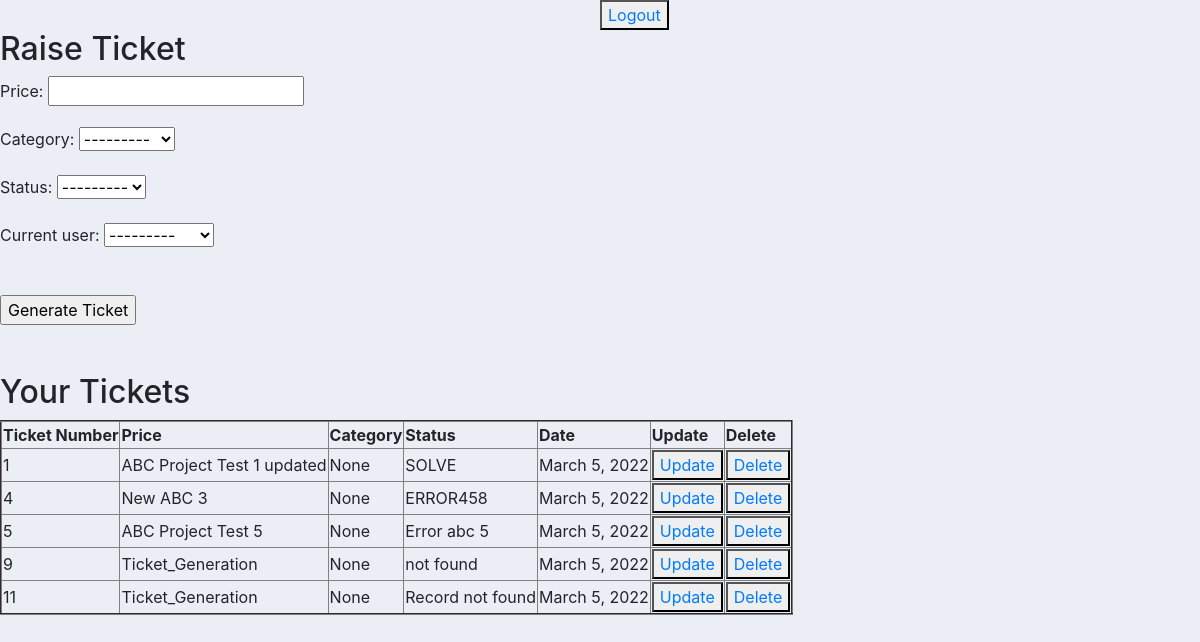
The app's page /tikt/home/ (signed in) with its own data.
### Ticket/models.py (models this page shows)
class Ticket(models.Model):
    CATEGORY = (
        ('Travelling', 'Travelling'),
        ('Movie', 'Movie'),
        ('Tourism', 'Tourism')
    )
    STATUS = (
        ('Pending', 'Pending'),
        ('Booked', 'Booked'),
        )
    price = models.CharField(max_length=32)
    category = models.CharField(max_length=200, null=True, choices=CATEGORY)
    status = models.CharField(max_length=200, null=True, choices=STATUS)
    date = models.DateField(auto_now_add=True)
    current_user = models.ForeignKey(User,on_delete=models.CASCADE)

### Ticket/views.py (the view)
# urls.py: path('home/', views.ticket_generation_view,name='home'),
@login_required(login_url='login')
def ticket_generation_view(request):
    tiks = Ticket.objects.all()
    form = TicketForm()
    if request.method == 'POST':
        form = TicketForm(request.POST)
        if form.is_valid():
            form.save()
            return redirect('home')
    template_name = 'Ticket/home.html'
    context = {'form':form,'tiks':tiks}
    return render(request,template_name,context)

### Ticket/forms.py
class TicketForm(forms.ModelForm):
    class Meta:
        model = Ticket
        fields = '__all__'

### templates/Ticket/home.html (shortened to what this page needs)
{% include 'base.html' %}
{% block content %}
<span>
    <button style="margin-left: 50%;">
        <a href="{% url 'logout' %}">Logout</a>
    </button>
</span>
  <h2>Raise Ticket</h2>
    {% if user.is_authenticated %}
        <div>
            <form method="post">
                 {{form.as_p}}
        <br>
                <input type="submit" value="Generate Ticket">
            </form>
        </div>
        <div>
            <table border="2px">
                <tr>
                    <th>Ticket Number</th>
                    <th>Price</th>
                    <th>Category</th>
                    <th>Status</th>
                    <th>Date</th>
                    <th>Update</th>
                    <th>Delete</th>
                </tr>
                <h2>Your Tickets</h2>
                {% for tik in tiks %}
                    {% if user.id == tik.current_user.id %}
                        <tr>
                            <td>{{tik.id}}</td>
                            <td>{{tik.price}}</td>
                            <td>{{tik.category}}</td>
                            <td>{{tik.status}}</td>
                            <td>{{tik.date}}</td>
                            <td><button><a href="{% url 'update_user' tik.id%}">Update</a></button></td>
                            <td><button><a href="{% url 'delete_user' tik.id%}">Delete</a></button></td>
                        </tr>
                    {% endif %}
                {% endfor %}
        </table>
        </div>
    {% endif %}
{% endblock %}

### templates/base.html (shortened to what this page needs)
<!DOCTYPE html>
{% load static %}
<html lang="en">
<head>
    <link rel="stylesheet" href="https://stackpath.bootstrapcdn.com/bootstrap/4.3.1/css/bootstrap.min.css">
    <link rel="stylesheet" type="text/css" href="{% static 'Ticket/css/main.css' %}">
</head>
<body>
</body>
</html>

### static/Ticket/css/main.css (style rules this page uses)
body { background-color: #ebeff5; }

### records on screen
Ticket: id "1", price "ABC Project Test 1 updated", category "None", status "SOLVE", date "March 5, 2022"
Ticket: id "4", price "New ABC 3", category "None", status "ERROR458", date "March 5, 2022"
Ticket: id "5", price "ABC Project Test 5", category "None", status "Error abc 5", date "March 5, 2022"
Ticket: id "9", price "Ticket_Generation", category "None", status "not found", date "March 5, 2022"
Ticket: id "11", price "Ticket_Generation", category "None", status "Record not found", date "March 5, 2022"
